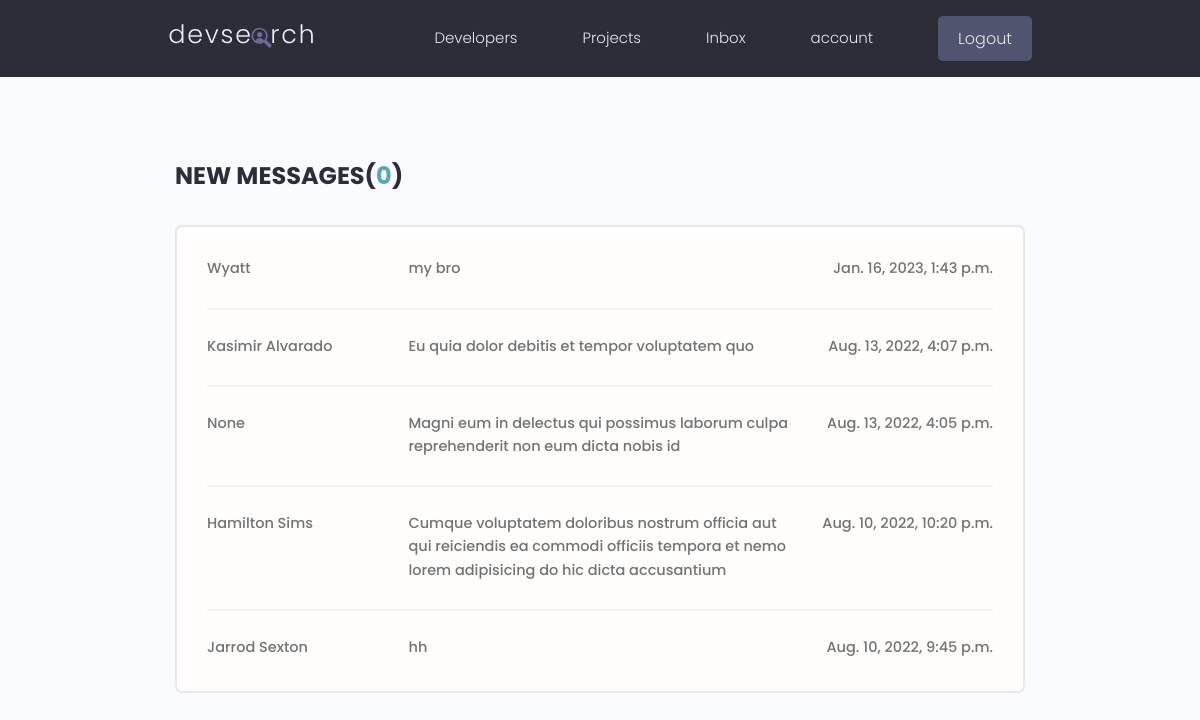
The page /inbox/ (signed in) on the database its author committed.
### users/models.py (models this page shows, shortened)
class Message(models.Model):
    id = models.UUIDField(default=uuid.uuid4, unique=True, primary_key=True, editable=False)
    sender = models.ForeignKey(Profile, on_delete=models.SET_NULL, null=True, blank=True, related_name="sender")
    recipient = models.ForeignKey(Profile, on_delete=models.CASCADE, related_name="recipient")
    name = models.CharField(max_length=200, null=True, blank=True)
    email = models.EmailField(max_length=200, null=True, blank=True)
    subject = models.CharField(max_length=200)
    body = models.TextField()
    is_read = models.BooleanField(default=False)
    created = models.DateTimeField(auto_now_add=True)
    class Meta:
        ordering = ['is_read', '-created', 'subject']

### users/views.py (the view)
# urls.py: path('inbox/', views.inbox, name="inbox"),
@login_required
def inbox(request):
    profile =  Profile.objects.get(user_name=request.user.username)
    inbox_messages = profile.recipient.all()
    un_read_count = inbox_messages.filter(is_read=False).count()
    context = {"inbox_messages": inbox_messages,
                "un_read_count": un_read_count}
    return render(request, "users/inbox.html", context)

### utils/fixImage.py (called while the page is built)
def fixImage(parent, self, name, path):
    if not getattr(self, name):
        image = {
            name: path
        }
        parent.objects.filter(id=self.id).update(**image)
        setattr(self, name, {
            'url': f'/media/{path}'
        })

### users/templates/users/inbox.html
{% extends 'main.html' %} {% block content %}
<main class="inbox my-xl">
    <div class="content-box">
        <h3 class="inbox__title">New Messages(<span>{{un_read_count}}</span>)</h3>
        <ul class="messages">
            {% for message in inbox_messages %}
            {% if message.is_read %}
            <li class="message">
            {% else %}
            <li class="message message--unread">
            {% endif %}
                <a href="{% url 'message' message.id %}">
                    <span class="message__author">{{message.name}}</span>
                    <span class="message__subject"
                        >{{message.subject}}</span
                    >
                    <span class="message__date">{{message.created}}</span>
                </a>
            </li>
            {% endfor %}
        </ul>
    </div>
</main>
{% endblock %}

### static/styles/app.css (style rules this page uses)
:root { --color-sub: #2d2d39; }
.content-box { width: 95%; max-width: 85rem; margin: 0 auto; }
.inbox { height: 90vh; }
.inbox__title, .inbox__title span { font-size: 2.4rem; font-weight: 700; color: var(--color-sub); text-transform: uppercase; text-align: left; margin-bottom: 3rem; }
.inbox__title span { color: var(--color-main); }
.messages { list-style: none; background: var(--color-white); padding: 0.5rem 3rem; border: 2px solid var(--color-light); border-radius: 0.7rem; }
.message { padding: 2.5rem 0; }
.message > a span { font-size: 1.45rem; font-weight: 500; }
.message:not(:last-child) { border-bottom: 2px solid var(--color-white-light); }
.message > a { display: flex; gap: 1rem; }
.message__author, .message__date { flex-basis: 25%; }
.message__subject { flex-basis: 50%; }
.message__date { text-align: right; }

### static/uikit/styles/modules/_variables.css (style rules this page uses)
:root { --color-main: #5aa5b9; --color-main-light: #e6faff; --color-sub: #3f4156; --color-sub-light: #51546e; --color-sub-lighter: #ededfd; --color-text: #737373; --color-gray: #8b8b8b; --color-light: #e5e7eb; --color-light-gray: #767676; --color-bg: #f8fafd; --color-white: #fffefd; --color-white-light: #f3f3f3; --color-success: #359e64; --color-success-bg: #def8e8; --color-error: #fc4b0b; --color-error-bg: #fff2ee; --font-base: 'Poppins', arial, helvetica, 'Segoe UI', roboto, ubuntu, sans-serif; --font-monospace: 'Fira Code', 'Courier New', courier, monospace; --font-regular: 300; --font-medium: 500; --font-bold: 700; --generic-shadow: 1px 1px 5px #00000010; --generic-transition: all 0.3s ease-in-out; }

### static/uikit/styles/modules/_base.css (style rules this page uses)
* { margin: 0; padding: 0; box-sizing: border-box; text-rendering: optimizeLegibility; color: inherit; font-size: inherit; }
html { font-size: 50%; }
@media only screen and (min-width: 480px) { html { font-size: 56.25%; } }
@media only screen and (min-width: 1200px) { html { font-size: 62.5%; } }
body { line-height: 1.6; font-weight: 400; font-size: 1.5rem; color: var(--color-text); background-color: var(--color-bg); min-height: 100vh; }

### static/uikit/styles/modules/_typography.css (style rules this page uses)
* { font-family: var(--font-base); }
h3 { font-size: 3.2rem; font-weight: var(--font-medium); }
p, span, strong { font-size: 1.6rem; color: var(--color-text); font-weight: var(--font-regular); }
a { padding-bottom: 2px; text-decoration: none; display: inline-block; color: var(--color-main); font-weight: var(--font-medium); }

### static/uikit/styles/modules/_utilities.css (style rules this page uses)
.my-xl { margin: 8rem auto; }

### rows shown on the page
Message: name "Wyatt", subject "my bro", created "Jan. 16, 2023, 1:43 p.m."
Message: name "Kasimir Alvarado", subject "Eu quia dolor debitis et tempor voluptatem quo", created "Aug. 13, 2022, 4:07 p.m."
Message: name "None", subject "Magni eum in delectus qui possimus laborum culpa reprehenderit non eum dicta nobis id", created "Aug. 13, 2022, 4:05 p.m."
Message: name "Hamilton Sims", subject "Cumque voluptatem doloribus nostrum officia aut qui reiciendis ea commodi officiis tempora et nemo lorem adipisicing do hic dicta accusantium", created "Aug. 10, 2022, 10:20 p.m."
Message: name "Jarrod Sexton", subject "hh", created "Aug. 10, 2022, 9:45 p.m."

### other values the page prints
{{ un_read_count }} "0"
